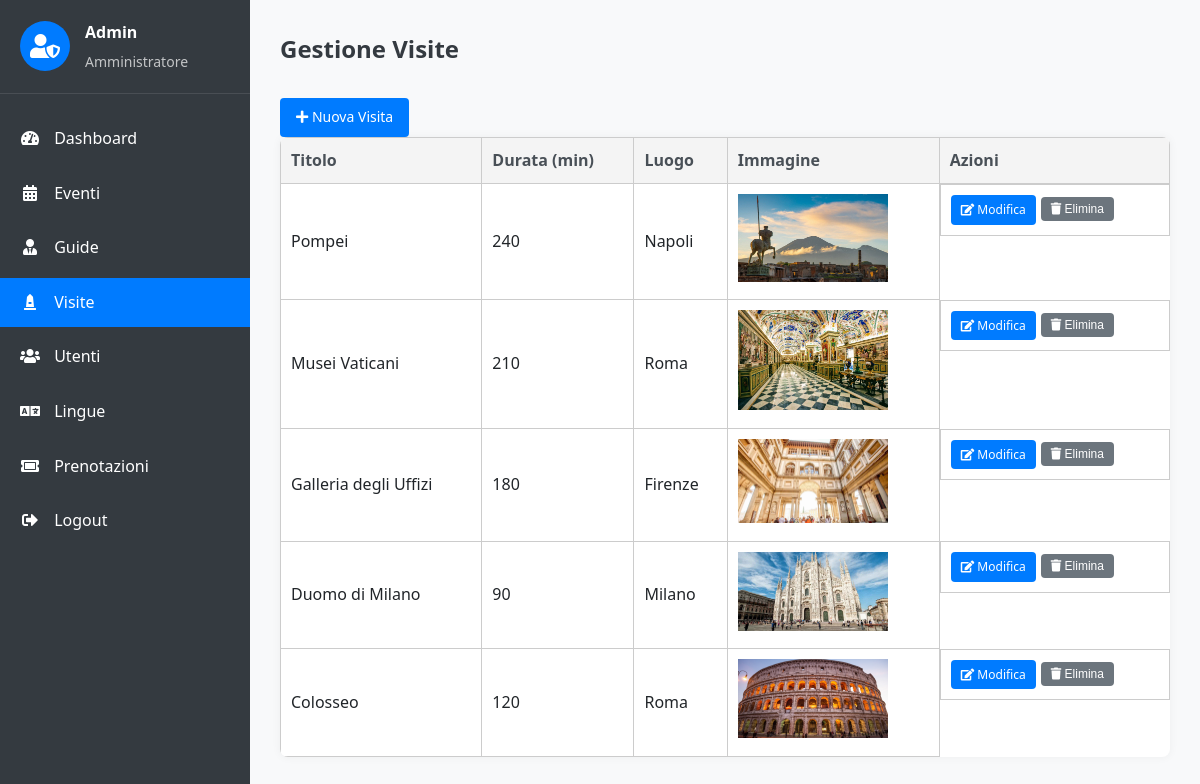
Page /admin_visite.php (signed in) on the committed database.
### tables this page shows
create table  Visita(
	titolo varchar(30) primary key,
	durata int,
	luogo varchar(30),
	img varchar(255) not null
);

### admin_visite.php (the view, shortened to what this page needs)
<?php
$config = require('databaseConfig.php');
$db = DBcon::getDB($config);
try {
    $stmt = $db->query("SELECT titolo, durata, luogo, img FROM Visita ORDER BY titolo DESC");
    $visite = $stmt->fetchAll(PDO::FETCH_ASSOC);
} catch (PDOException $e) {
    $error_message = "Errore nel recupero delle visite: " . $e->getMessage();
}
$edit_mode = isset($_GET['action']) && in_array($_GET['action'], ['edit', 'create']);
$visita_to_edit = null;
?>
<!DOCTYPE html>
<html lang="it">
<head>
    <link rel="stylesheet" href="style/admin.css">
    <link rel="stylesheet" href="https://cdnjs.cloudflare.com/ajax/libs/font-awesome/5.15.3/css/all.min.css">
</head>
<body>
<div class="admin-dashboard">
    <div class="sidebar">
        <div class="admin-info">
            <div class="admin-avatar"><i class="fas fa-user-shield"></i></div>
            <div class="admin-details">
                <h3><?= htmlspecialchars($_SESSION['user_name']) ?></h3>
                <p>Amministratore</p>
            </div>
        </div>
        <ul class="admin-menu">
            <li><a href="admin_dashboard.php"><i class="fas fa-tachometer-alt"></i> Dashboard</a></li>
            <li><a href="admin_eventi.php"><i class="fas fa-calendar-alt"></i> Eventi</a></li>
            <li><a href="admin_guide.php"><i class="fas fa-user-tie"></i> Guide</a></li>
            <li class="active"><a href="admin_visite.php"><i class="fas fa-monument"></i> Visite</a></li>
            <li><a href="admin_utenti.php"><i class="fas fa-users"></i> Utenti</a></li>
            <li><a href="admin_lingue.php"><i class="fas fa-language"></i> Lingue</a></li>
            <li><a href="admin_prenotazioni.php"><i class="fas fa-ticket-alt"></i> Prenotazioni</a></li>
            <li><a href="logout.php"><i class="fas fa-sign-out-alt"></i> Logout</a></li>
        </ul>
    </div>
    <div class="main-content">
        <div class="page-header">
            <h1>Gestione Visite</h1>
        </div>
        <?php if ($edit_mode): ?>
            <div class="edit-form-container">
                <h2><?= $_GET['action'] === 'create' ? 'Crea Nuova Visita' : 'Modifica Visita' ?></h2>
                <form method="POST" enctype="multipart/form-data" class="edit-form">
                    <input type="hidden" name="action" value="<?= $_GET['action'] === 'create' ? 'create' : 'update' ?>">
                    <?php if ($_GET['action'] === 'edit'): ?>
                        <input type="hidden" name="titolo" value="<?= htmlspecialchars($visita_to_edit['titolo']) ?>">
                    <?php endif; ?>
                    <div class="form-group">
                        <label for="titolo">Titolo:</label>
                        <?php if ($_GET['action'] === 'create'): ?>
                            <input type="text" name="titolo" id="titolo" required value="">
                        <?php else: ?>
                            <input type="text" id="titolo" disabled value="<?= htmlspecialchars($visita_to_edit['titolo']) ?>">
                            <small><i>Il titolo non è modificabile.</i></small>
                        <?php endif; ?>
                    </div>
                    <div class="form-group">
                        <label for="durata">Durata (minuti):</label>
                        <input type="number" name="durata" id="durata" min="1" required value="<?= htmlspecialchars($visita_to_edit['durata'] ?? '') ?>">
                    </div>
                    <div class="form-group">
                        <label for="luogo">Luogo:</label>
                        <input type="text" name="luogo" id="luogo" required value="<?= htmlspecialchars($visita_to_edit['luogo'] ?? '') ?>">
                    </div>
                    <div class="form-group">
                        <label for="img">Immagine <?= $_GET['action'] === 'edit' ? '(lascia vuoto per mantenere attuale)' : '' ?>:</label>
                        <input type="file" name="img" id="img" accept="image/*" <?= $_GET['action'] === 'create' ? 'required' : '' ?>>
                        <?php if ($_GET['action'] === 'edit' && $visita_to_edit['img']): ?>
                            <br><img src="<?= htmlspecialchars($visita_to_edit['img']) ?>" alt="Immagine Visita" class="visita-img">
                        <?php endif; ?>
                    </div>
                    <div class="form-actions">
                        <button type="submit" class="btn"><?= $_GET['action'] === 'create' ? 'Crea' : 'Aggiorna' ?></button>
                        <a href="admin_visite.php" class="btn secondary">Annulla</a>
                    </div>
                </form>
            </div>
        <?php else: ?>
            <div class="actions-bar">
                <a href="admin_visite.php?action=create" class="btn"><i class="fas fa-plus"></i> Nuova Visita</a>
            </div>
            <div class="data-table-container">
                <table class="data-table">
                    <thead>
                    <tr>
                        <th>Titolo</th>
                        <th>Durata (min)</th>
                        <th>Luogo</th>
                        <th>Immagine</th>
                        <th>Azioni</th>
                    </tr>
                    </thead>
                    <tbody>
                    <?php if (count($visite) > 0): ?>
                        <?php foreach ($visite as $visita): ?>
                            <tr>
                                <td><?= htmlspecialchars($visita['titolo']) ?></td>
                                <td><?= htmlspecialchars($visita['durata']) ?></td>
                                <td><?= htmlspecialchars($visita['luogo']) ?></td>
                                <td>
                                    <?php if ($visita['img']): ?>
                                        <img src="<?= htmlspecialchars($visita['img']) ?>" alt="Immagine Visita" class="visita-img">
                                    <?php else: ?>
                                        Nessuna immagine
                                    <?php endif; ?>
                                </td>
                                <td class="actions">
                                    <a href="admin_visite.php?action=edit&titolo=<?= urlencode($visita['titolo']) ?>" class="btn btn-small"><i class="fas fa-edit"></i> Modifica</a>
                                    <form method="POST" style="display:inline;" onsubmit="return confirm('Sei sicuro di voler eliminare questa visita?');">
                                        <button type="submit" class="btn btn-small secondary"><i class="fas fa-trash"></i> Elimina</button>
                                    </form>
                                </td>
                            </tr>
                        <?php endforeach; ?>
                    <?php else: ?>
                        <tr><td colspan="5" class="no-data">Nessuna visita trovata</td></tr>
                    <?php endif; ?>
                    </tbody>
                </table>
            </div>
        <?php endif; ?>
    </div>
</div>
</body>
</html>

### style/admin.css (style rules this page uses)
* { margin: 0; padding: 0; box-sizing: border-box; }
body { font-family: 'Segoe UI', Tahoma, Geneva, Verdana, sans-serif; background-color: #f8f9fa; color: #212529; line-height: 1.6; min-height: 100vh; }
.admin-dashboard { display: flex; min-height: 100vh; }
.sidebar { width: 250px; background-color: #343a40; color: #fff; padding: 20px 0; height: 100vh; position: sticky; top: 0; }
.admin-info { padding: 0 20px 20px; border-bottom: 1px solid rgba(255, 255, 255, 0.1); margin-bottom: 20px; display: flex; align-items: center; }
.admin-avatar { width: 50px; height: 50px; background-color: #007bff; border-radius: 50%; display: flex; align-items: center; justify-content: center; margin-right: 15px; }
.admin-avatar i { font-size: 24px; }
.admin-details h3 { margin: 0; font-size: 16px; }
.admin-details p { margin: 5px 0 0; opacity: 0.7; font-size: 14px; }
.admin-menu { list-style: none; padding: 0; margin: 0; }
.admin-menu li { margin-bottom: 5px; }
.admin-menu li a { display: block; padding: 12px 20px; color: #fff; text-decoration: none; transition: all 0.3s; }
.admin-menu li a i { margin-right: 10px; width: 20px; text-align: center; }
.admin-menu li.active a { background-color: #007bff; }
.main-content { flex: 1; padding: 30px; background-color: #f8f9fa; overflow-y: auto; }
.page-header { margin-bottom: 30px; }
.page-header h1 { margin: 0; font-size: 24px; color: #343a40; margin-bottom: 10px; }
.btn { display: inline-block; background-color: #007bff; color: #fff; padding: 8px 16px; border-radius: 4px; text-decoration: none; border: none; cursor: pointer; font-size: 14px; transition: background-color 0.3s; }
.btn.secondary { background-color: #6c757d; }
.btn-small { padding: 5px 10px; font-size: 12px; }
.data-table-container { overflow-x: auto; background-color: #fff; border-radius: 8px; box-shadow: 0 0 10px rgba(0, 0, 0, 0.05); }
.data-table { width: 100%; border-collapse: collapse; }
.data-table th, .data-table td { padding: 12px 15px; text-align: left; border-bottom: 1px solid #e9ecef; }
.data-table th { background-color: #f8f9fa; font-weight: 600; color: #495057; }
.data-table .actions { display: flex; gap: 5px; }
html, body { height: 100%; margin: 0; padding: 0; }

### admin_visite.php (style rules this page uses)
img.visita-img { max-width: 150px; height: auto; }
table.data-table { width: 100%; border-collapse: collapse; }
table.data-table th, table.data-table td { border: 1px solid #ccc; padding: 10px; text-align: left; }
table.data-table th { background: #f4f4f4; }
.actions form { display: inline; }

### rows in the picture
visita: titolo "Pompei", durata "240", luogo "Napoli", img (picture)
visita: titolo "Musei Vaticani", durata "210", luogo "Roma", img (picture)
visita: titolo "Galleria degli Uffizi", durata "180", luogo "Firenze", img (picture)
visita: titolo "Duomo di Milano", durata "90", luogo "Milano", img (picture)
visita: titolo "Colosseo", durata "120", luogo "Roma", img (picture)

### other values in the picture
$_SESSION['user_name'] "Admin"
